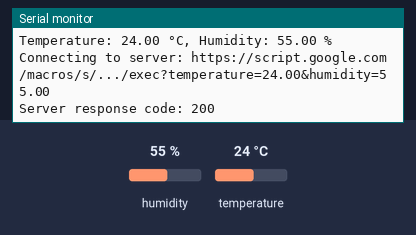
A sketch run on a simulated ESP32. Parts: the last lines printed to the serial monitor. Inputs (shaded band) come from the test bench; at power-on: humidity 55 %, temperature 24 °C. WiFi joins after 1.5 s; servers stay silent unless stated; uploads are accepted with an empty reply.

Above: at 3.3 s.
3.4 s: humidity set to 22 %
At 7.48 s:
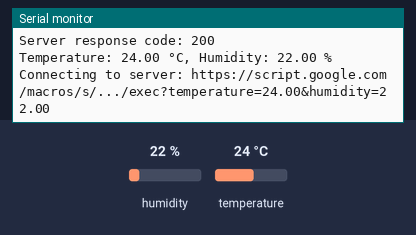
9.2 s: temperature set to 12 °C
At 13.2 s:
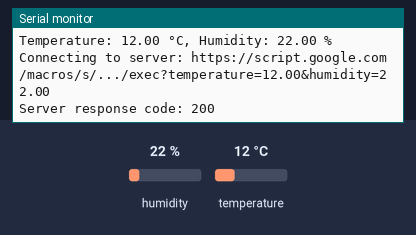
15.0 s: humidity set to 40 %
At 18.8 s:
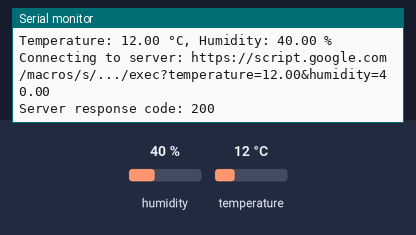
Timing chart, 0 to 20.3 s (numbered marks = the images above; inputs shaded):
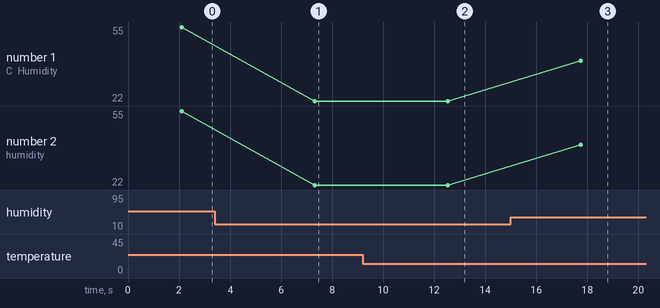

Measured:
- after the input at 3.4 s, the serial monitor: prints a new line after 3.9 s (image 1)
- after the input at 9.2 s, the serial monitor: prints a new line after 3.3 s (image 2)
- after the input at 15.0 s, the serial monitor: prints a new line after 2.7 s (image 3)
- plotted number 1: 55 → 22 after the input at 3.4 s, 22 → 40 after the input at 15.0 s
- plotted number 2: 55 → 22 after the input at 3.4 s, 22 → 40 after the input at 15.0 s

The sketch:

ESP32-dht22-sheets-logger.ino
```cpp
/*
Google Apps Script:

var sheetID = '';  // Replace with your actual spreadsheet ID

function doGet(e) {
  var temperature = e.parameter.temperature;
  var humidity = e.parameter.humidity;
  var sheet = SpreadsheetApp.openById(sheetID).getActiveSheet();

  var dateTime = new Date();
  var currentDate = Utilities.formatDate(dateTime, "Europe/London", "dd/MM/yyyy");  // Replace Timezone ID and format
  var currentTime = Utilities.formatDate(dateTime, "Europe/London", "HH:mm:ss");  // Replace Timezone ID and format

  sheet.appendRow([currentDate, currentTime, temperature, humidity]);

  return ContentService.createTextOutput('Data logged successfully');
}


IMPORTANT for wokwi.com simulation!!
add "attrs": { "fastTLS": "1" } in diagram.json for esp32 board
*/

#include <DHT.h>
#include <WiFi.h>
#include <HTTPClient.h>

#define DHTPIN 4          // DHT22 sensor pin
#define DHTTYPE DHT22     // DHT22 sensor type

const char* ssid = "Wokwi-GUEST"; // Wifi name
const char* password = "";        // Wifi password
const char* webAppUrl = "https://script.google.com/macros/s/.../exec";  // Replace with your actual web app URL

DHT dht(DHTPIN, DHTTYPE);

void setup() {
  Serial.begin(115200);
  delay(100);

  WiFi.begin(ssid, password);
  while (WiFi.status() != WL_CONNECTED) {
    delay(1000);
    Serial.println("Connecting to WiFi...");
  }

  Serial.println("Connected to WiFi");

  dht.begin();
}

void loop() {
  float humidity = dht.readHumidity();
  float temperature = dht.readTemperature();

  if (isnan(humidity) || isnan(temperature)) {
    Serial.println("Failed to read from DHT sensor");
    delay(2000);
    return;
  }

  Serial.print("Temperature: ");
  Serial.print(temperature);
  Serial.print(" °C, Humidity: ");
  Serial.print(humidity);
  Serial.println(" %");

  // Send data to Google Apps Script
  sendDataToScript(temperature, humidity);

  delay(5000); // Delay for 5 seconds
}

void sendDataToScript(float temperature, float humidity) {
  HTTPClient http;

  // Your server address
  String serverPath = String(webAppUrl) + "?temperature=" + String(temperature) + "&humidity=" + String(humidity);

  Serial.print("Connecting to server: ");
  Serial.println(serverPath);

  // Send HTTP GET request
  if (http.begin(serverPath)) {
    int httpCode = http.GET();
    if (httpCode > 0) {
      Serial.print("Server response code: ");
      Serial.println(httpCode);
    } else {
      Serial.print("HTTP GET request failed with error code: ");
      Serial.println(httpCode);
    }
    http.end();
  } else {
    Serial.println("Unable to connect to the server");
  }
}
```
